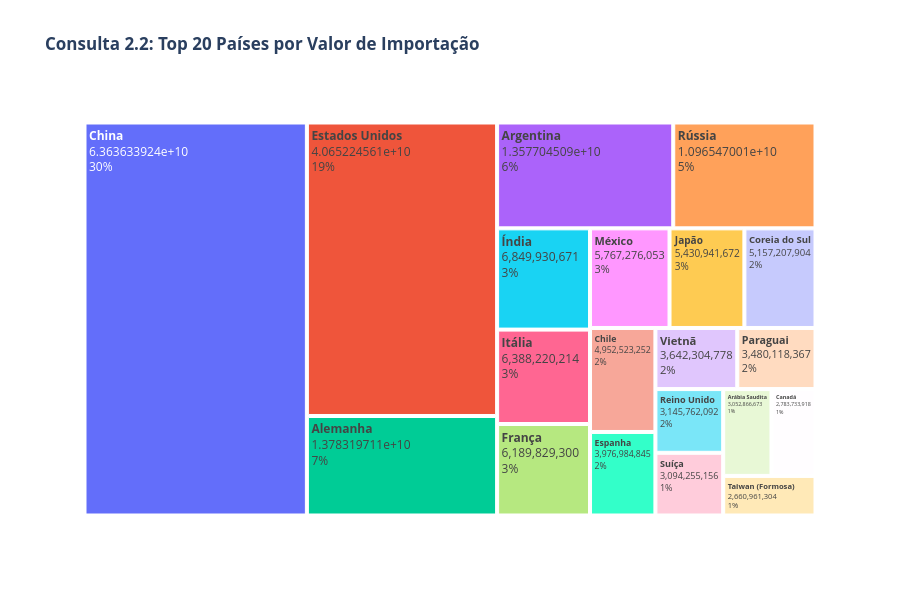

Write notebook code for a chart like this one.
### Markdown cell above
### 6.2.2 Consulta 4: Top 20 países por valor de importação

### Code cell
query_2_2 = """
SELECT 
    p.NOME_PAIS,
    p.COD_PAIS,
    COUNT(*) as total_operacoes,
    SUM(i.VL_FOB) as valor_total,
    SUM(i.KG_LIQUIDO) as peso_total,
    AVG(i.VL_FOB) as valor_medio,
    SUM(i.VL_FRETE) as frete_total,
    SUM(i.VL_SEGURO) as seguro_total
FROM Importacoes i
JOIN Pais p ON i.COD_PAIS = p.COD_PAIS
GROUP BY p.COD_PAIS, p.NOME_PAIS
ORDER BY valor_total DESC
LIMIT 20;
"""
try:
    df_2_2 = db.execute_query(query_2_2, return_df=True)
    if not df_2_2.empty:
        # Treemap para mostrar proporções
        fig = go.Figure(go.Treemap(
            labels=df_2_2['NOME_PAIS'],
            values=df_2_2['valor_total'],
            parents=[""] * len(df_2_2),
            textinfo="label+value+percent parent",
            texttemplate="<b>%{label}</b><br>%{value}<br>%{percentParent}",
            hovertemplate='<b>%{label}</b><br>' +
                         'Valor Total: %{value:,.0f}<br>' +
                         'Operações: %{customdata[0]:,}<br>' +
                         'Peso Total: %{customdata[1]:,.0f} kg<br>' +
                         '<extra></extra>',
            customdata=list(zip(df_2_2['total_operacoes'], df_2_2['peso_total']))
        ))
        
        fig.update_layout(
            title="<b>Consulta 2.2: Top 20 Países por Valor de Importação</b>",
            height=600,
            template="plotly_white"
        )
        fig.show()
        display(df_2_2)
        print(f"Resultado: Top {len(df_2_2)} países analisados")
    else:
        print("Sem dados para visualizar")
except Exception as e:
    print(f"Erro: {e}")

### Figure 1 — Plotly figure (JSON) as saved in the notebook; plotly's stock layout.template omitted (floating-point values rounded to 4 significant figures)
{"data": [{"customdata": [[510017, 26737510085], [239654, 32327722315], [179100, 1968668072], [28713, 11044038950], [2623, 23337603811], [76095, 2123427413], [130760, 844880025], [80580, 743615019], [50983, 728495280], [88525, 896919883], [48999, 854949761], [7395, 3469542666], [53478, 4238905427], [26459, 575176835], [6297, 4166882139], [56038, 715553376], [35027, 215517064], [1049, 5224154208], [28078, 5322911861], [56700, 237173482]], "hovertemplate": "<b>%{label}</b><br>Valor Total: %{value:,.0f}<br>Operações: %{customdata[0]:,}<br>Peso Total: %{customdata[1]:,.0f} kg<br><extra></extra>", "labels": ["China", "Estados Unidos", "Alemanha", "Argentina", "Rússia", "Índia", "Itália", "França", "México", "Japão", "Coreia do Sul", "Chile", "Espanha", "Vietnã", "Paraguai", "Reino Unido", "Suíça", "Arábia Saudita", "Canadá", "Taiwan (Formosa)"], "parents": ["", "", "", "", "", "", "", "", "", "", "", "", "", "", "", "", "", "", "", ""], "textinfo": "label+value+percent parent", "texttemplate": "<b>%{label}</b><br>%{value}<br>%{percentParent}", "type": "treemap", "values": [63636339238, 40652245607, 13783197105, 13577045088, 10965470014, 6849930671, 6388220214, 6189829300, 5767276053, 5430941672, 5157207904, 4952523252, 3976984845, 3642304778, 3480118367, 3145762092, 3094255156, 3052866673, 2783733918, 2660961304]}], "layout": {"height": 600, "title": {"text": "<b>Consulta 2.2: Top 20 Países por Valor de Importação</b>"}}}
